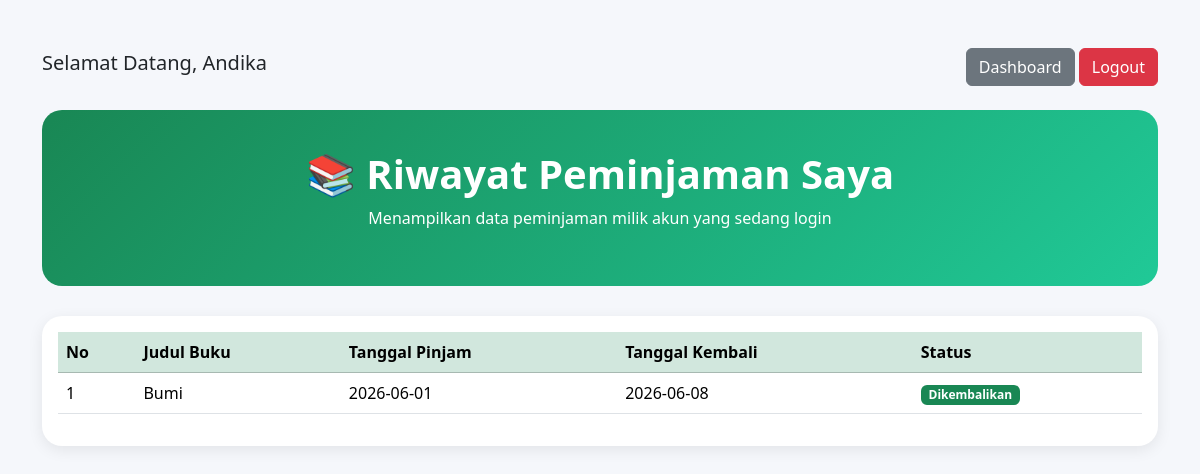
The page /riwayat.php (signed in) on the database its author committed.
### tables this page shows
CREATE TABLE IF NOT EXISTS `peminjaman` (
  `id_peminjaman` int NOT NULL AUTO_INCREMENT,
  `id_anggota` int DEFAULT NULL,
  `id_buku` int DEFAULT NULL,
  `tanggal_pinjam` date DEFAULT NULL,
  `tanggal_kembali` date DEFAULT NULL,
  `status` varchar(20) DEFAULT NULL,
  PRIMARY KEY (`id_peminjaman`),
  KEY `id_anggota` (`id_anggota`),
  KEY `id_buku` (`id_buku`),
  CONSTRAINT `peminjaman_ibfk_1` FOREIGN KEY (`id_anggota`) REFERENCES `anggota` (`id_anggota`),
  CONSTRAINT `peminjaman_ibfk_2` FOREIGN KEY (`id_buku`) REFERENCES `buku` (`id_buku`)
);

CREATE TABLE IF NOT EXISTS `buku` (
  `id_buku` int NOT NULL AUTO_INCREMENT,
  `judul` varchar(150) NOT NULL,
  `penulis` varchar(100) DEFAULT NULL,
  `penerbit` varchar(100) DEFAULT NULL,
  `tahun_terbit` year DEFAULT NULL,
  `stok` int DEFAULT NULL,
  PRIMARY KEY (`id_buku`)
);

### riwayat.php (the view, shortened to what this page needs)
<?php
include 'koneksi.php';
$id_anggota = $_SESSION['id_anggota'];
$query = mysqli_query($conn,"
SELECT
    p.id_peminjaman,
    b.judul,
    p.tanggal_pinjam,
    p.tanggal_kembali,
    p.status
FROM peminjaman p
JOIN buku b
ON p.id_buku = b.id_buku
WHERE p.id_anggota = '$id_anggota'
ORDER BY p.id_peminjaman DESC
");
?>
<!DOCTYPE html>
<html lang="id">
<head>
<link href="https://cdn.jsdelivr.net/npm/bootstrap@5.3.3/dist/css/bootstrap.min.css" rel="stylesheet">
</head>
<body>
<div class="container py-5">
    <div class="d-flex justify-content-between align-items-center mb-4">
        <h5>
            Selamat Datang,
            <?= $_SESSION['nama']; ?>
        </h5>
        <div>
            <a href="index.php" class="btn btn-secondary">
                Dashboard
            </a>
            <a href="logout.php" class="btn btn-danger">
                Logout
            </a>
        </div>
    </div>
    <div class="hero text-center">
        <h1 class="fw-bold">
            📚 Riwayat Peminjaman Saya
        </h1>
        <p>
            Menampilkan data peminjaman milik akun yang sedang login
        </p>
    </div>
    <div class="card card-custom">
        <div class="card-body">
            <div class="table-responsive">
                <table class="table table-hover">
                    <thead class="table-success">
                    <tr>
                        <th>No</th>
                        <th>Judul Buku</th>
                        <th>Tanggal Pinjam</th>
                        <th>Tanggal Kembali</th>
                        <th>Status</th>
                    </tr>
                    </thead>
                    <tbody>
                    <?php
                    $no = 1;
                    while($data = mysqli_fetch_assoc($query)):
                    ?>
                    <tr>
                        <td><?= $no++; ?></td>
                        <td><?= $data['judul']; ?></td>
                        <td><?= $data['tanggal_pinjam']; ?></td>
                        <td><?= $data['tanggal_kembali']; ?></td>
                        <td>
                            <?php if($data['status']=="Dipinjam"): ?>
                                <span class="badge bg-danger">
                                    Dipinjam
                                </span>
                            <?php else: ?>
                                <span class="badge bg-success">
                                    Dikembalikan
                                </span>
                            <?php endif; ?>
                        </td>
                    </tr>
                    <?php endwhile; ?>
                    </tbody>
                </table>
            </div>
        </div>
    </div>
</div>
</body>
</html>

### riwayat.php (style rules this page uses)
body { background:#f5f7fb; }
.hero { background:linear-gradient(135deg,#198754,#20c997); color:white; padding:40px; border-radius:20px; margin-bottom:30px; }
.card-custom { border:none; border-radius:20px; box-shadow:0 4px 15px rgba(0,0,0,.08); }

### rows shown on the page
peminjaman: id_buku.judul "Bumi", tanggal_pinjam "2026-06-01", tanggal_kembali "2026-06-08", status "Dikembalikan"

### other values the page prints
$_SESSION['nama'] "Andika"
